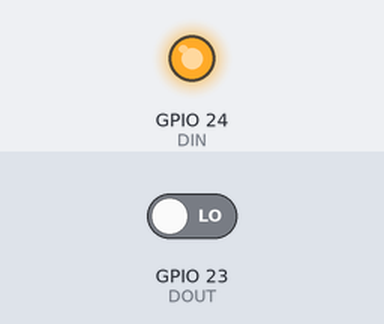
Simulated run of this program. Board: Raspberry Pi (BCM pin numbers), started with the argument 3. Shown: output pins drawn as LEDs (lit = HIGH). The test bench sets the inputs (shaded band); at power-on: GPIO 23 (DOUT) LOW. Pins used as bus, display or sensor lines are not drawn; what the program prints to the terminal is not drawn.

Above: at 0.1 s.
Timing chart, 0 to 1.6 s (numbered marks = the images above):
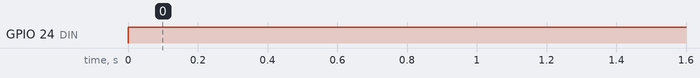

Measured:
- by itself, GPIO 24 (DIN): LOW → HIGH at 0.00 s

The program:

readPotentiometer.py
```python
#Python Systemklasse importieren
import sys
#Python Timerklasse importieren
import time
#Python Raspberry Pi GPIO Klasse importieren
import RPi.GPIO as GPIO

GPIO.setwarnings(False)

# Festlegung der Nutzung der vorgegebenen Nummerierung der GPIOs
GPIO.setmode(GPIO.BCM)

# Namen von True und False zum besseren Verstaendnis festlegen (Klarnamen)
HIGH = True  # 3,3V Pegel (high)
LOW  = False # 0V Pegel (low)

# SCI Funktion
def getAnalogData(adCh, CLKPin, DINPin, DOUTPin, CSPin):
    # Pegel definieren
    GPIO.output(CSPin,   HIGH)
    GPIO.output(CSPin,   LOW)
    GPIO.output(CLKPin, LOW)

    cmd = adCh
    cmd |= 0b00011000 # Kommando zum Abruf der Analogwerte des Datenkanals adCh

    # Bitfolge senden
    for i in range(5):
        if (cmd & 0x10): # 4. Bit pruefen und mit 0 anfangen
            GPIO.output(DINPin, HIGH)
        else:
            GPIO.output(DINPin, LOW)
        # Clocksignal negative Flanke erzeugen
        GPIO.output(CLKPin, HIGH)
        GPIO.output(CLKPin, LOW)
        cmd <<= 1 # Bitfolge eine Position nach links verschieben

    # Datenabruf
    adchvalue = 0 # Wert auf 0 zuruecksetzen
    for i in range(11):
        GPIO.output(CLKPin, HIGH)
        GPIO.output(CLKPin, LOW)
        adchvalue <<= 1 # 1 Postition nach links schieben
        if(GPIO.input(DOUTPin)):
            adchvalue |= 0x01
    time.sleep(0.1)
    return adchvalue

# Konfiguration Eingangskanal und GPIOs
if (len(sys.argv) < 2): # Analog/Digital-Channel
    CH = 0
else:
    CH = int(sys.argv[1])
CLK     = 18 # Clock
DIN     = 24 # Digital in
DOUT    = 23  # Digital out
CS      = 25  # Chip-Select

# Pin-Programmierung
GPIO.setup(CLK, GPIO.OUT)
GPIO.setup(DIN, GPIO.OUT)
GPIO.setup(DOUT, GPIO.IN)
GPIO.setup(CS,   GPIO.OUT)

while True:
    print getAnalogData(CH, CLK, DIN, DOUT, CS)
    sys.stdout.flush()
```
